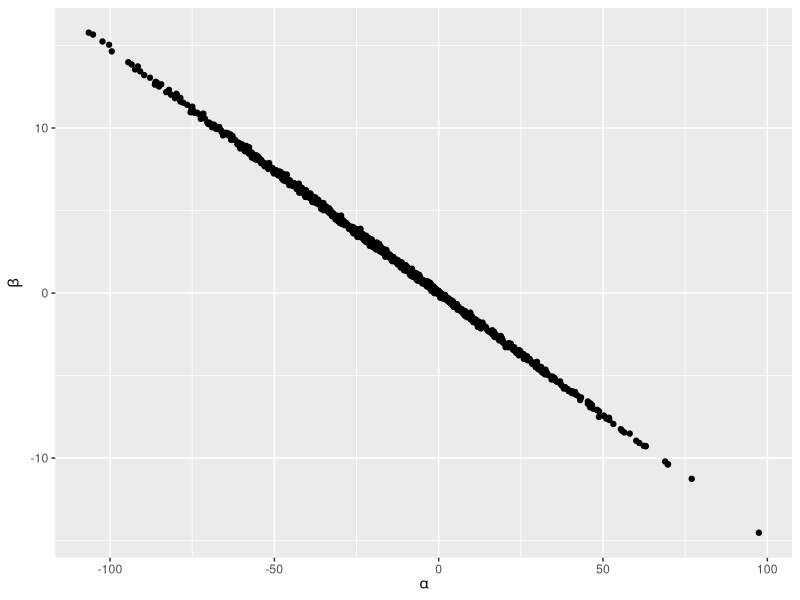
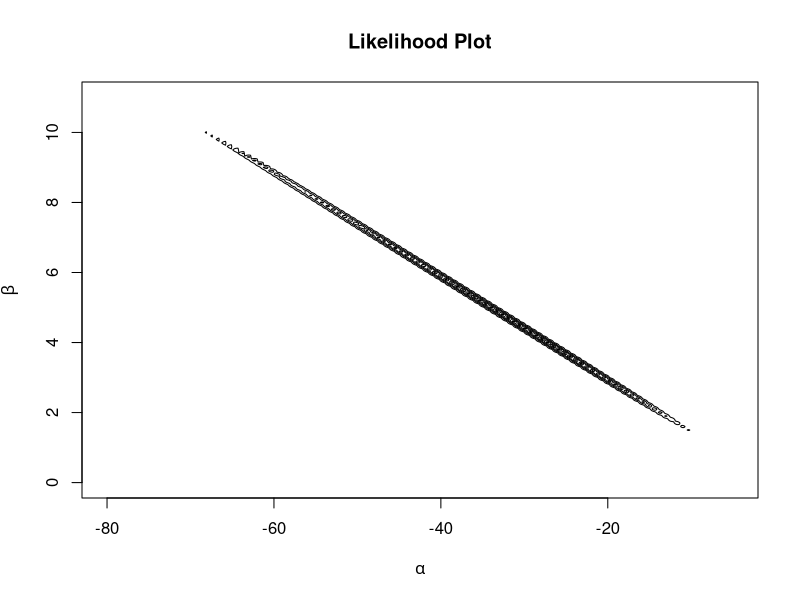
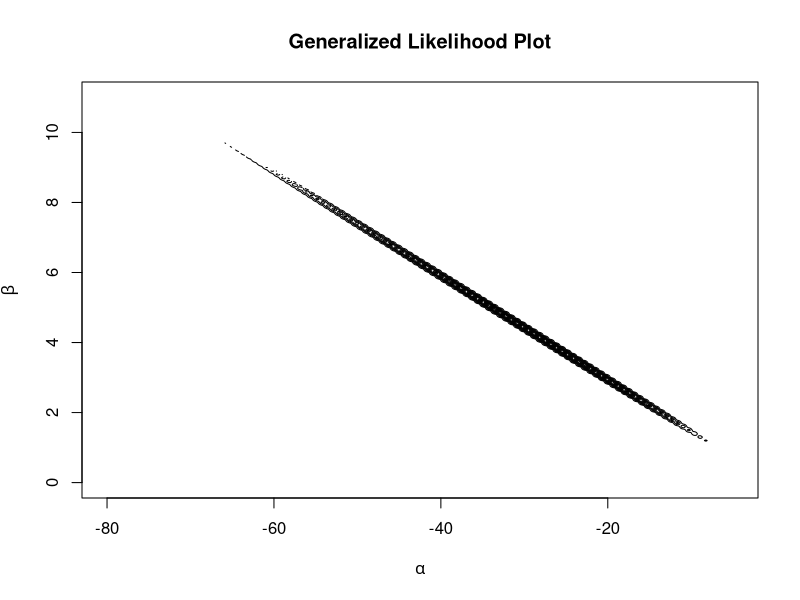
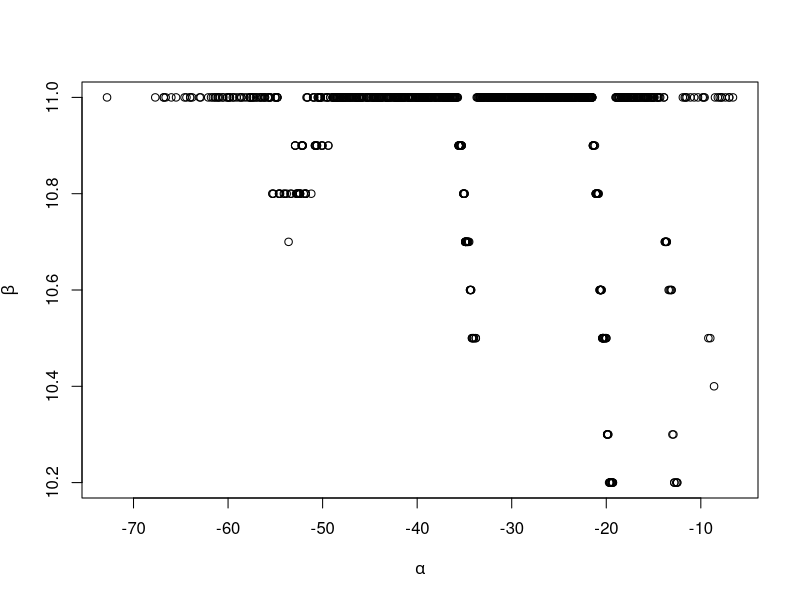
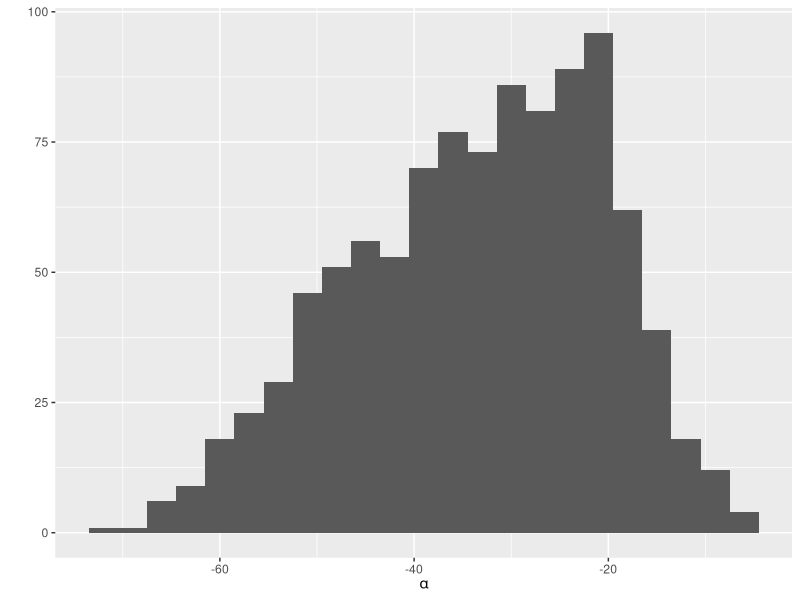
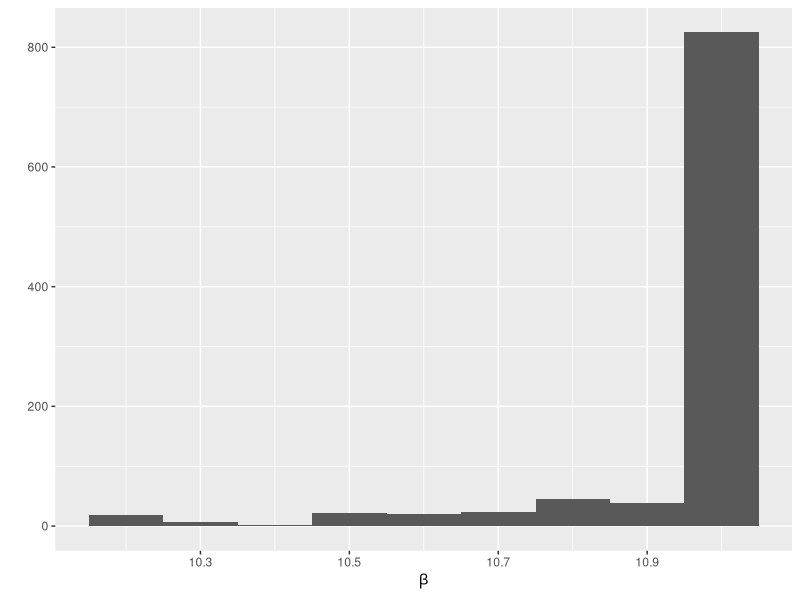
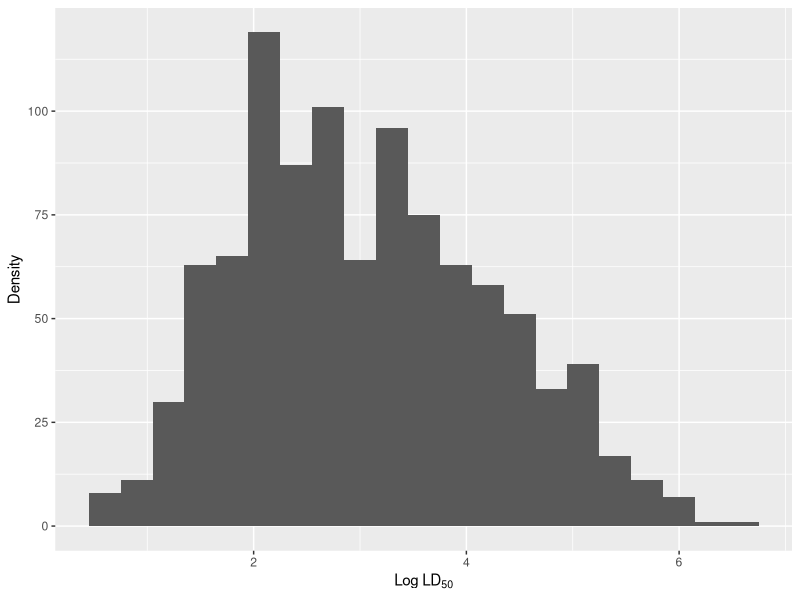
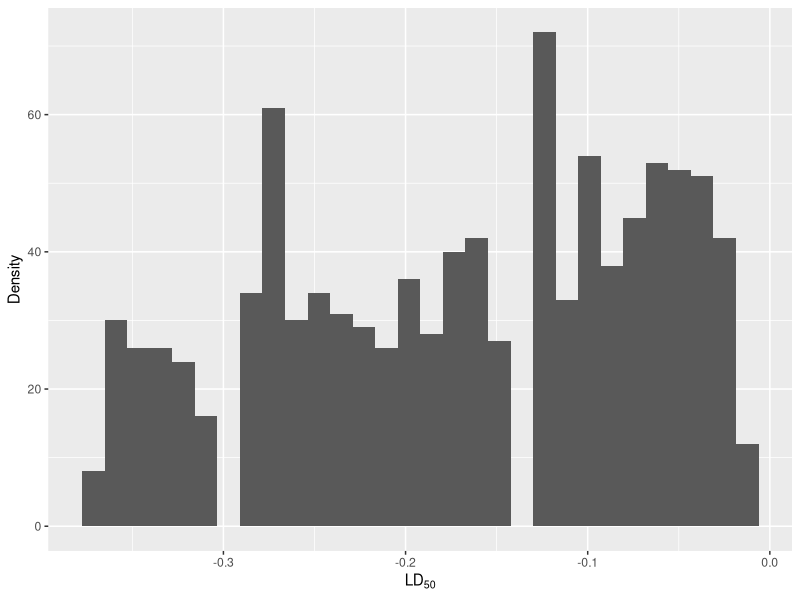

Source code (R) for these figures, in order:
## ---- chunk 1
knitr::opts_chunk$set(cache=TRUE)
knitr::opts_chunk$set(echo=FALSE)
# library(MASS)
library(mvtnorm)
library(ggplot2)
## ---- chunk 2
a.0 <- -17.31
b.0 <- 2.57
Sigma.0 <- matrix(c(1053.72, -156.45, -156.45, 23.24), nrow=2)

prior.samples <- rmvnorm(1e3, c(a.0, b.0), Sigma.0)

ggplot(data.frame(prior.samples), aes(x=X1, y=X2)) +
   geom_jitter() +
   xlab(expression(alpha)) +
   ylab(expression(beta))
## ---- chunk 3
x <- c(-0.86, -0.30, -0.05, 0.73) + log(1e3)
n <- rep(5, 4)
y <- c(0, 1, 3, 5)

lik <- function(grid, x, y, n) {
    a <- grid[1]
    b <- grid[2]
    p <- pnorm(a + b * x)
    log.lik <- sum(y * log(p) + (n - y) * log(1 - p))
    return(exp(log.lik))
}

a.grid <- seq(-80, -5, 0.1)
b.grid <- seq(0, 11, 0.1)
grid <- expand.grid(a.grid, b.grid)

z <- matrix(apply(grid, 1, lik, x=x, y=y, n=n),
            nrow=length(a.grid), ncol=length(b.grid),
            byrow=FALSE)

z[is.na(z)] <- 0

contour(a.grid, b.grid, z, 
        xlab=expression(alpha), 
        ylab=expression(beta), drawlabels=FALSE,
        main="Likelihood Plot")
## ---- chunk 4
gen.lik <- function(grid, x, y, n) {
    lik <- lik(grid, x, y, n)
    prior.prob <- dmvnorm(grid, c(a.0, b.0), Sigma.0)
    return(lik * prior.prob)
}

z <- matrix(apply(grid, 1, gen.lik, x=x, y=y, n=n),
            nrow=length(a.grid), ncol=length(b.grid),
            byrow=FALSE)

contour(a.grid, b.grid, z, 
        xlab=expression(alpha), 
        ylab=expression(beta), drawlabels=FALSE,
        main="Generalized Likelihood Plot")
## ---- chunk 5
GenRandomFromGrid <- function(x, cdf.x) {
    u <- runif(1)
    max(x[u > cdf.x])
}

p.ab <- z/sum(z, na.rm=TRUE)
p.a <- apply(p.ab, 1, sum, na.rm=TRUE)
p.b <- apply(p.ab, 2, sum, na.rm=TRUE)

cdf.a <- cumsum(p.a)
cdf.b <- cumsum(p.b)

u <- runif(1e3)

a <- rep(NA, length(u))
b <- rep(NA, length(u))

for (i in 1:length(u)) {
    a[i] <- max(a.grid[u[i] > cdf.a])
}

for (i in 1:length(a)) {
    j <- which(a.grid == a[i])
    cdf.b.given.a <- cumsum(na.omit(p.ab[j, ])) / sum(p.ab[j, ], na.rm=TRUE)
    b[i] <- max(b.grid[u[i] > cdf.b.given.a])
}

plot(a, b, xlab=expression(alpha), ylab=expression(beta))
## ---- chunk 6
qplot(a, xlab=expression(alpha), binwidth=3)
qplot(b, xlab=expression(beta), binwidth=0.1)
## ---- chunk 7
log.ld.50 <- -a / b

qplot(log.ld.50, xlab=expression("Log LD"[50]), 
      ylab="Density", binwidth=0.3)
## ---- chunk 8
ld.50 <- -log.ld.50 / exp(log.ld.50)
qplot(ld.50, xlab=expression("LD"[50]), ylab="Density")
